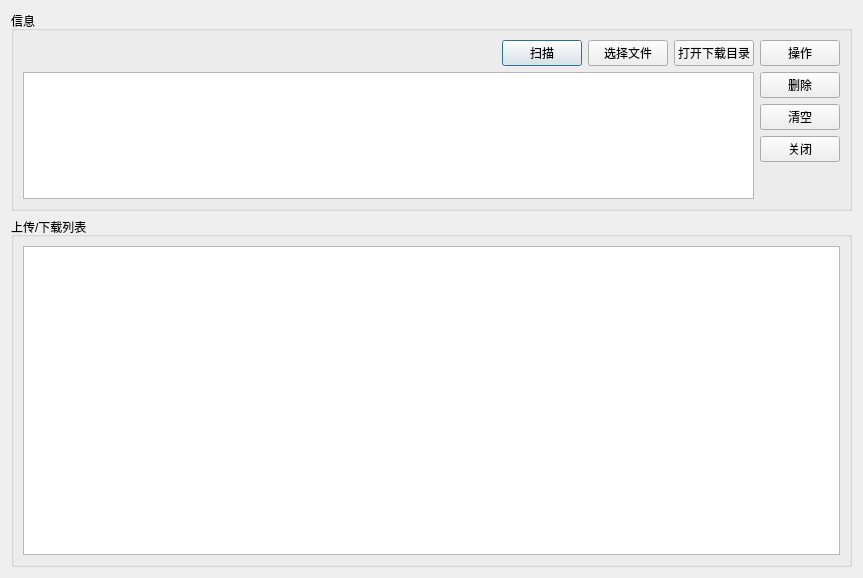
<?xml version="1.0" encoding="UTF-8"?>
<ui version="4.0">
 <class>FileOperation</class>
 <widget class="QDialog" name="FileOperation">
  <property name="geometry">
   <rect>
    <x>0</x>
    <y>0</y>
    <width>863</width>
    <height>578</height>
   </rect>
  </property>
  <property name="windowTitle">
   <string>Dialog</string>
  </property>
  <layout class="QGridLayout" name="gridLayout">
   <item row="0" column="0">
    <widget class="QGroupBox" name="groupBox">
     <property name="minimumSize">
      <size>
       <width>0</width>
       <height>200</height>
      </size>
     </property>
     <property name="maximumSize">
      <size>
       <width>16777215</width>
       <height>200</height>
      </size>
     </property>
     <property name="title">
      <string>信息</string>
     </property>
     <layout class="QHBoxLayout" name="horizontalLayout_3">
      <item>
       <layout class="QVBoxLayout" name="verticalLayout_3">
        <item>
         <layout class="QHBoxLayout" name="horizontalLayout_2">
          <item>
           <spacer name="horizontalSpacer">
            <property name="orientation">
             <enum>Qt::Horizontal</enum>
            </property>
            <property name="sizeHint" stdset="0">
             <size>
              <width>40</width>
              <height>20</height>
             </size>
            </property>
           </spacer>
          </item>
          <item>
           <widget class="QPushButton" name="pushButton_ScanFile">
            <property name="text">
             <string>扫描</string>
            </property>
           </widget>
          </item>
          <item>
           <widget class="QPushButton" name="pushButton_SeleteFile">
            <property name="text">
             <string>选择文件</string>
            </property>
           </widget>
          </item>
          <item>
           <widget class="QPushButton" name="pushButton_DownloadDir">
            <property name="text">
             <string>打开下载目录</string>
            </property>
           </widget>
          </item>
         </layout>
        </item>
        <item>
         <widget class="QListView" name="listView_FileList"/>
        </item>
       </layout>
      </item>
      <item>
       <layout class="QVBoxLayout" name="verticalLayout_2">
        <item>
         <widget class="QPushButton" name="pushButton_Operation">
          <property name="text">
           <string>操作</string>
          </property>
         </widget>
        </item>
        <item>
         <widget class="QPushButton" name="pushButton_DeleteItem">
          <property name="text">
           <string>删除</string>
          </property>
         </widget>
        </item>
        <item>
         <widget class="QPushButton" name="pushButton_Cancel">
          <property name="text">
           <string>清空</string>
          </property>
         </widget>
        </item>
        <item>
         <widget class="QPushButton" name="pushButton_Close">
          <property name="text">
           <string>关闭</string>
          </property>
         </widget>
        </item>
        <item>
         <spacer name="verticalSpacer">
          <property name="orientation">
           <enum>Qt::Vertical</enum>
          </property>
          <property name="sizeHint" stdset="0">
           <size>
            <width>20</width>
            <height>40</height>
           </size>
          </property>
         </spacer>
        </item>
       </layout>
      </item>
     </layout>
    </widget>
   </item>
   <item row="1" column="0">
    <widget class="QGroupBox" name="groupBox_3">
     <property name="title">
      <string>上传/下载列表</string>
     </property>
     <layout class="QHBoxLayout" name="horizontalLayout">
      <item>
       <widget class="QListWidget" name="listWidget"/>
      </item>
     </layout>
    </widget>
   </item>
  </layout>
 </widget>
 <resources/>
 <connections/>
</ui>
